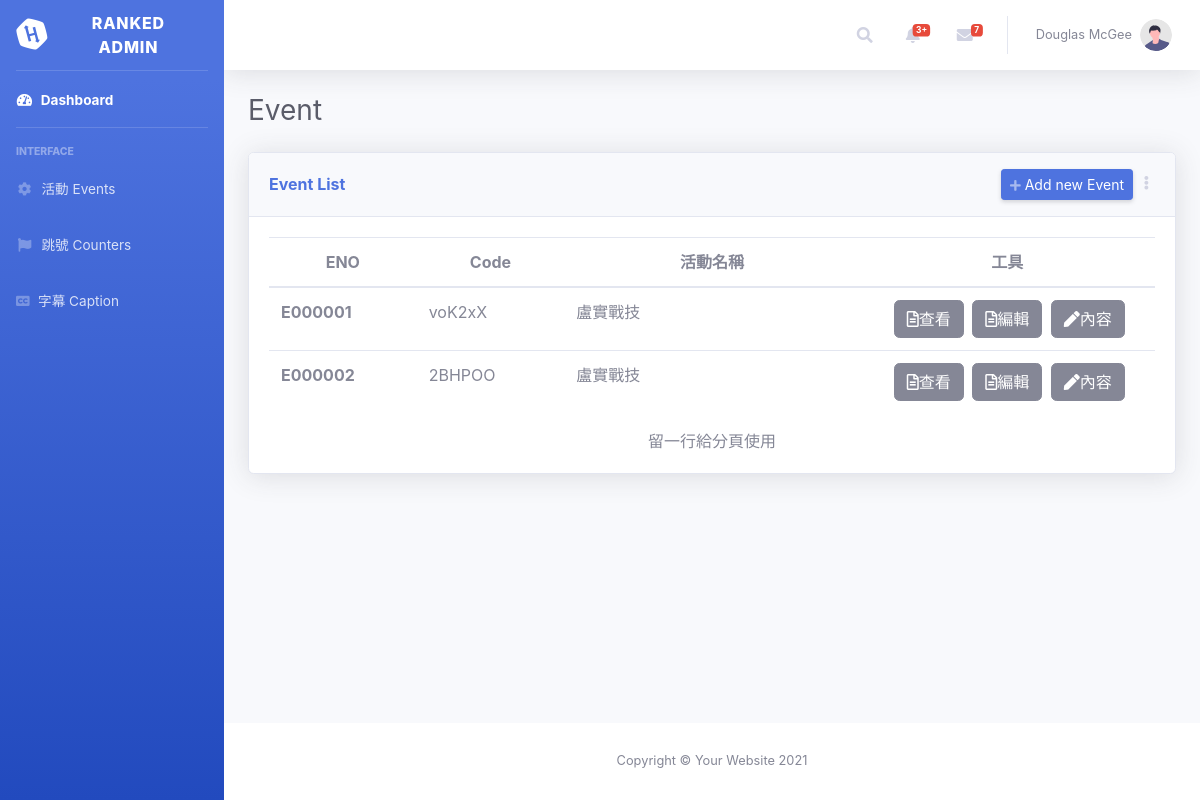
/viaPHP/ranked/index.php?loc=listEvent, run on the app's committed database.
### tables this page shows
CREATE TABLE `tb_event` (
  `Event_ID` int(11) NOT NULL AUTO_INCREMENT,
  `Event_No` text NOT NULL,
  `Event_Code` text NOT NULL,
  `Event_Title` text NOT NULL,
  `Event_Background` text NOT NULL,
  `Event_Img` text NOT NULL,
  `Setting` text NOT NULL,
  `Status` int(11) NOT NULL,
  `Create_Date` datetime NOT NULL,
  `Modify_Date` datetime NOT NULL,
  PRIMARY KEY (`Event_ID`)
);

### viaPHP/ranked/tools/php/tools_dbconnect.php (called while the page is built, shortened)
<?php
	function fun_dbconnection() {
		$host 	= "localhost";
		$dbuser = "root";
		$dbpassword = "";
		$dbname = "db_ranking";
		$link = mysqli_connect($host,$dbuser,$dbpassword,$dbname);
		if($link){
			mysqli_query($link, "SET NAMES uff8");
			return $link;
		}
		else {
			echo "不正確連接資料庫</br>" . mysqli_connect_error();
		}
	}
	function fun_getDBData($sql = "") {
		$link = fun_dbconnection();
		$datas = array();
		$result = mysqli_query($link,$sql);
		if ($result) {
				if (mysqli_num_rows($result)>0) {
						while ($row = mysqli_fetch_assoc($result)) {
								$datas[] = $row;
						}
				}
		}
		else {
				echo "{$sql} 語法執行失敗，錯誤訊息: " . mysqli_error($link);
		}
		if(!empty($result)){
				return $datas;
		}
		else {
				echo "查無資料";
		}
	}
?>

### viaPHP/ranked/tools/php/tools_dbtools.php (called while the page is built, shortened)
<?php
	function fun_getEventsData($arySch = array()) {
		$sql = "SELECT Event_ID 				AS Event_ID,
									 Event_No 				AS Event_No,
									 Event_Code 			AS Event_Code,
									 Event_Title 			AS Event_Title,
									 Event_Background AS Event_Background,
									 Event_Img 				AS Event_Img,
									 Setting 					AS Setting,
									 Status 					AS Status
							FROM tb_event ";
		$result = fun_getDBData($sql);
		return $result;
	}
?>

### viaPHP/ranked/pages/event/event_list.php (the view, shortened to what this page needs)
<div class="d-sm-flex align-items-center justify-content-between mb-4">
	<h1 class="h3 mb-0 text-gray-800">Event</h1>
</div>
<div class="row">
	<div class="col-xl-12 col-lg-12">
		<div class="card shadow mb-4">
			<div class="card-header py-3 d-flex flex-row align-items-center justify-content-between">
				<h6 class="m-0 font-weight-bold text-primary">Event List</h6>
				<div class="dropdown no-arrow">
					<a href="./index.php?loc=newEvent" class="d-none d-sm-inline-block btn btn-sm btn-primary shadow-sm">
						<i class="fas fa-plus fa-sm text-white-50"></i> Add new Event
					</a>
					<a class="dropdown-toggle" href="#" role="button" id="dropdownMenuLink"
						 data-toggle="dropdown" aria-haspopup="true" aria-expanded="false">
						<i class="fas fa-ellipsis-v fa-sm fa-fw text-gray-400"></i>
					</a>
				</div>
			</div>
			<?php
				$ary_eventList = fun_getEventsData();
			?>
			<div class="card-body">
				<div class="table-area">
					<table class="table">
						<thead>
							<tr class="text-center">
								<th scope="col-2">ENO</th>
								<th scope="col-2">Code</th>
								<th scope="col-4">活動名稱</th>
								<th scope="col-4">工具</th>
							</tr>
						</thead>
						<tbody>
						<?php
							foreach($ary_eventList AS $Key => $Values) :
						?>
							<tr>
								<th class="col-2"><?=$Values["Event_No"]; ?></th>
								<td class="col-2"><?=$Values["Event_Code"]; ?></td>
								<td class="col-4"><?=$Values["Event_Title"]; ?></td>
								<td class="col-4 text-center">
									<button type = "button" class = "btn btn-secondary ml-1" class = "col" onclick = "javaScript: window.open('./index.php?loc=scoreBoard&code=<?=$Values["Event_Code"]; ?>')" data-toggle = "tooltip" data-placement = "top" title = "查看記分板(無編輯功能)">
										<i class = "far fa-file-alt"></i>查看
									</button>
									<button type = "button" class = "btn btn-secondary ml-1" class = "col" onclick = "javaScript: location.href='./index.php?loc=scoreEvent&code=<?=$Values["Event_Code"]; ?>'" data-toggle = "tooltip" data-placement = "top" title = "編輯記分板，用以修改即時分數">
										<i class = "far fa-file-alt"></i>編輯
									</button>
									<button type = "button" class = "btn btn-secondary ml-1" class = "col" onclick = "javaScript: location.href='./index.php?loc=editEvent&code=<?=$Values["Event_Code"]; ?>'" data-toggle = "tooltip" data-placement = "top" title = "修改、編輯活動內容、設定">
										<i class = "fas fa-pen"></i>內容
									</button>
								</td>
							</tr>
						<?php
							endforeach;
						?>
						</tbody>
					</table>
				</div>
				<div class="paging-area text-center">
					留一行給分頁使用
				</div>
			</div>
		</div>
	</div>
</div>

### data on the page
tb_event: Event_No "E000001", Event_Code "voK2xX", Event_Title "盧實戰技"
tb_event: Event_No "E000002", Event_Code "2BHPOO", Event_Title "盧實戰技"
